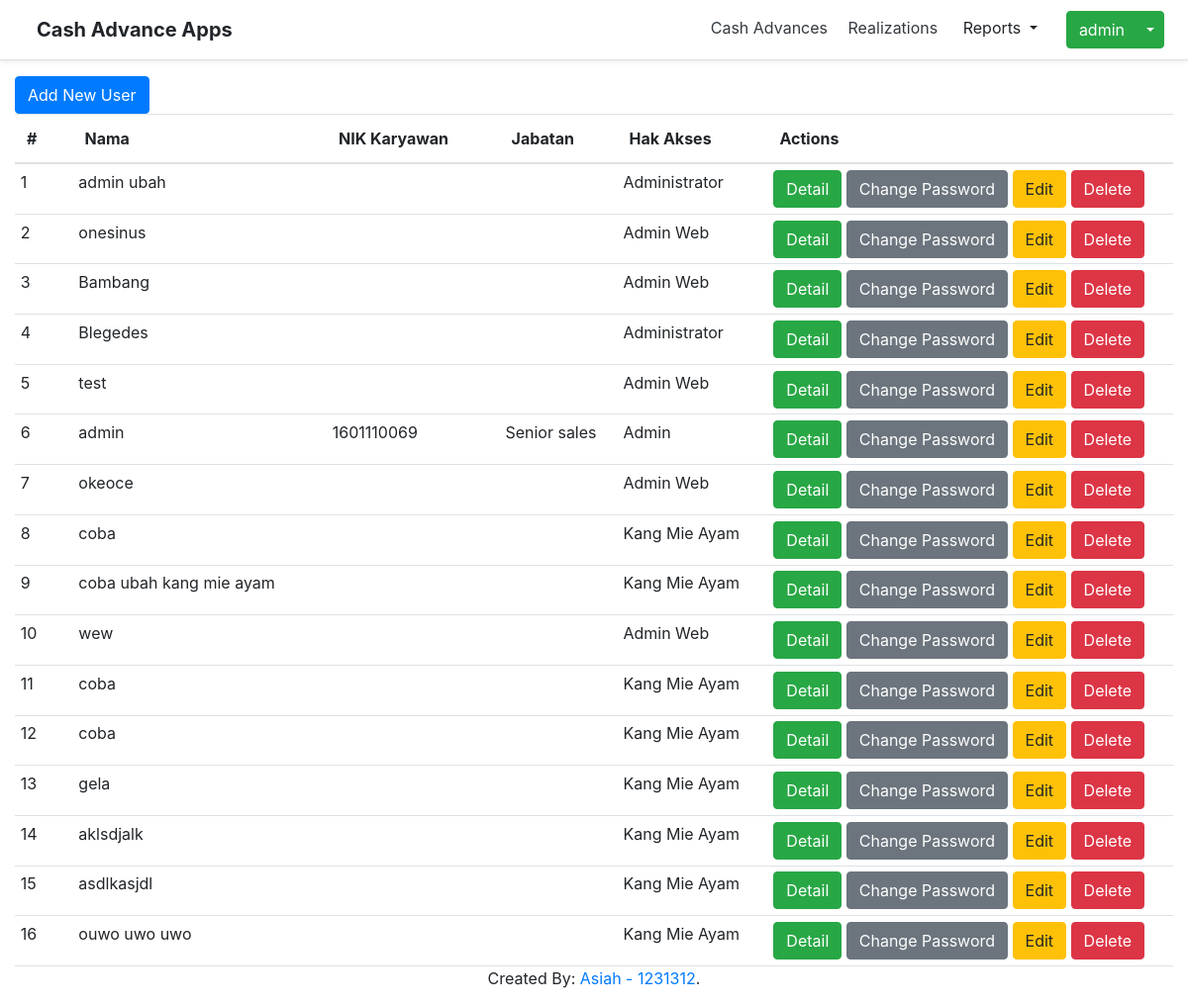
The page /index.php?page=users (signed in) on the database as committed earlier.
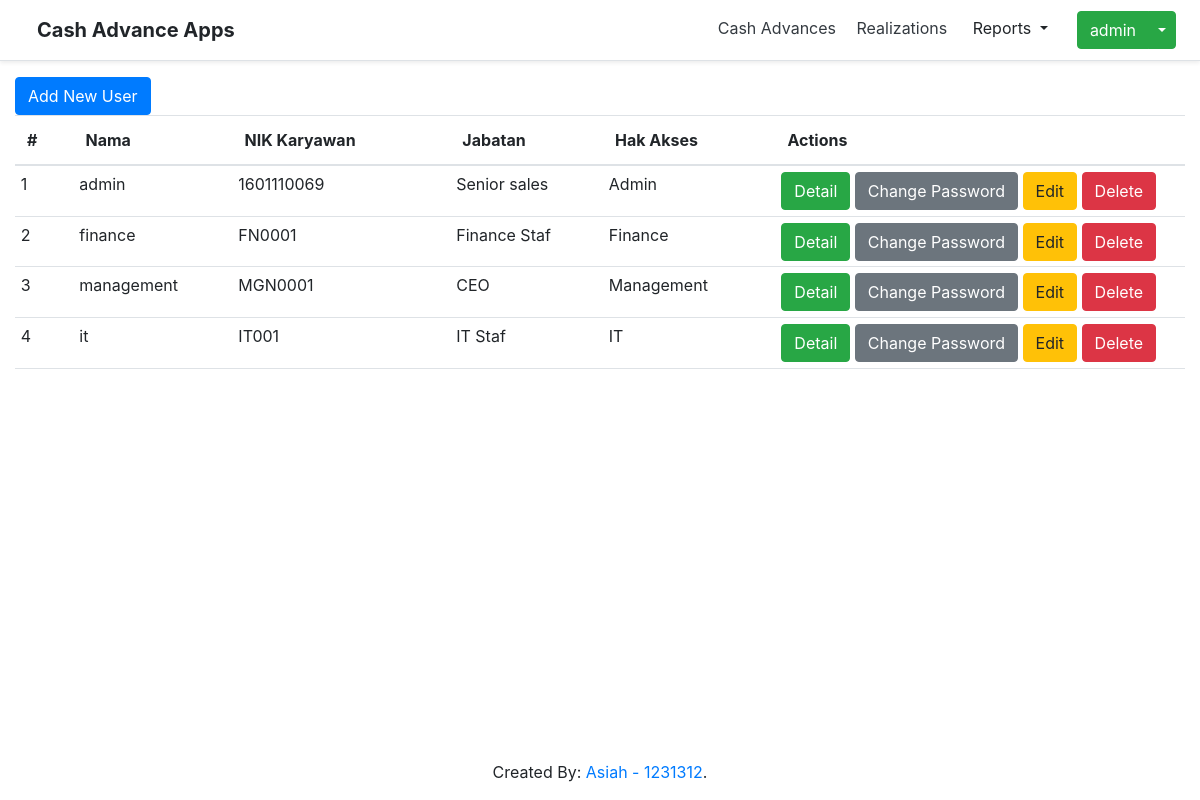
The same page on the database as committed later.
### tables this page shows
CREATE TABLE `users` (
  `id` int(11) NOT NULL,
  `username` varchar(25) NOT NULL,
  `password` varchar(250) NOT NULL,
  `role` varchar(25) NOT NULL,
  `nik` varchar(100) NOT NULL,
  `jabatan` varchar(100) NOT NULL
);

### users/index.php (the view, shortened to what this page needs)
<a
    href='index.php?page=users&action=form'
    class="btn btn-primary"
    style='float: left;'
>
    Add New User
</a>
<table
    class="table"
>
  <thead>
    <tr>
      <th
        style='width: 5%'
      >
        #
    </th>
      <th>Nama</th>
      <th>NIK Karyawan</th>
      <th>Jabatan</th>
      <th>Hak Akses</th>
      <th
          style='width: 35%'
      >
        Actions
    </th>
    </tr>
  </thead>
  <tbody>
      <?php
            $query = "SELECT * FROM users";
            $datas = $conn->query($query);
            if ($datas->num_rows > 0):
                $i = 0;
                while ($row = $datas->fetch_assoc()):
                    $i++;
      ?>
                <tr>
                    <td scope="row">
                        <?php echo $i ?>
                    </td>
                    <td>
                        <?php echo $row['username'] ?>
                    </td>
                    <td>
                        <?php echo $row['nik'] ?>
                    </td>
                    <td>
                        <?php echo $row['jabatan'] ?>
                    </td>
                    <td>
                        <?php echo $row['role'] ?>
                    </td>
                    <td>
                        <a href='index.php?page=users&action=detail&id=<?php echo $row["id"]; ?>' class="btn btn-success">
                            Detail
                        </a>
                        <a href='index.php?page=users&action=change_password&id=<?php echo $row["id"]; ?>' class="btn btn-secondary">
                            Change Password
                        </a>
                        <a href='index.php?page=users&action=form&id=<?php echo $row["id"]; ?>' class="btn btn-warning">
                            Edit
                        </a>
                        <button
                            data-id='<?php echo $row["id"]; ?>'
                            data-username='<?php echo $row["username"]; ?>'
                            class="btnDelete btn btn-danger"
                        >
                            Delete
                        </button>
                    </td>
                </tr>
        <?php
                endwhile;
            endif;
        ?>
  </tbody>
  <tfoot>
    <tr>
        <th colspan='6'></th>
    </tr>
  </tfoot>
</table>

### index.php (shortened to what this page needs)
<!DOCTYPE html>
<html lang="en">
  <head>
      <link href="assets/css/bootstrap.min.css" rel="stylesheet" />
      <link href="assets/css/dataTables.bootstrap4.min.css" rel="stylesheet">
      <link href='assets/css/loading.css' rel='stylesheet' />
      <link href='assets/css/table.css' rel='stylesheet' />
  </head>
  <body style='overflow: hidden;'>
      <?php
        require "layouts/header.php";
        $page = isset($_GET['page']) ? $_GET['page'] : 'home';
        $actions = isset($_GET['action']) ? $_GET['action'] : 'index';
      ?>
      <main id="main" class="container-fluid">
        <?php
          if (isset($_SESSION['user_logged_in'])) {
            require $page . '/'. $actions . '.php';
          }else {
            Header('Location: login.php');
          }
        ?>
      </main>
      <?php
        require "layouts/footer.php";
      ?>
  </body>
</html>

### layouts/header.php (shortened to what this page needs)
<?php
  $page = isset($_GET['page']) ? $_GET['page'] : '';
  $user = isset($_SESSION['user_logged_in']) ? $_SESSION['user_logged_in'] : null;
  $username = isset($user['username']) ? $user['username'] : '';
  $role = isset($user['role']) ? $user['role'] : '';
  $activeMenuClass = "alert alert-dark";
?>
<header class="
  d-flex flex-column
  flex-md-row
  align-items-center
  p-2
  px-md-4
  mb-3
  border-bottom
  shadow-sm"
>
  <a
     href='index.php'
     class="btn my-0 mr-md-auto"
     style='font-size: 15pt; font-weight: bold;'
  >
    Cash Advance Apps
  </a>
  <?php
   if($user):
  ?>
  <nav class="my-2 my-md-0 mr-md-3">
    <?php
      if(!in_array($role, ["Finance"])):
    ?>
      <a class="p-2 text-dark <?php if ($page == 'cash-advances'){ echo $activeMenuClass; } ?>" href="index.php?page=cash-advances">Cash Advances</a>
      <a class="p-2 text-dark <?php if ($page == 'realizations'){ echo $activeMenuClass; } ?>" href="index.php?page=realizations">Realizations</a>
    <?php
      endif;
    ?>
    <button class="btn dropdown-toggle mb-1" type="button" id="dropdownReport" data-toggle="dropdown" aria-haspopup="true" aria-expanded="false">
      Reports
    </button>
  </nav>
  <div class="btn-group">
    <button type="button" class="btn btn-success">
      <?php echo $username; ?>
    </button>
    <button type="button" class="btn btn-success dropdown-toggle dropdown-toggle-split" data-toggle="dropdown" aria-haspopup="true" aria-expanded="false">
    </button>
  </div>
  <?php
    endif;
  ?>
</header>

### layouts/footer.php
<footer class="mt-auto fixed-bottom" style='text-align: center; z-index: -1'>
    <p>Created By:<a href="#"> Asiah - 1231312</a>.</p>
</footer>

### assets/css/table.css (style rules this page uses)
#main { display: none; }
.table tr td { padding: 0.5%; }

Rows that differ between the two databases and show on the page:
removed users: username "admin ubah", role "Administrator"
removed users: username "onesinus", role "Admin Web"
removed users: username "Bambang", role "Admin Web"
removed users: username "Blegedes", role "Administrator"
removed users: username "test", role "Admin Web"
removed users: username "okeoce", role "Admin Web"
removed users: username "coba ubah kang mie ayam", role "Kang Mie Ayam"
removed users: username "wew", role "Admin Web"
removed users: username "coba", role "Kang Mie Ayam"
removed users: username "coba", role "Kang Mie Ayam"
removed users: username "gela", role "Kang Mie Ayam"
removed users: username "aklsdjalk", role "Kang Mie Ayam"
removed users: username "asdlkasjdl", role "Kang Mie Ayam"
removed users: username "ouwo uwo uwo", role "Kang Mie Ayam"
added users: username "finance", nik "FN0001", jabatan "Finance Staf", role "Finance"
added users: username "management", nik "MGN0001", jabatan "CEO", role "Management"
changed users: username "coba" → "it"; nik (not shown) → "IT001"; jabatan (not shown) → "IT Staf"; role "Kang Mie Ayam" → "IT"
